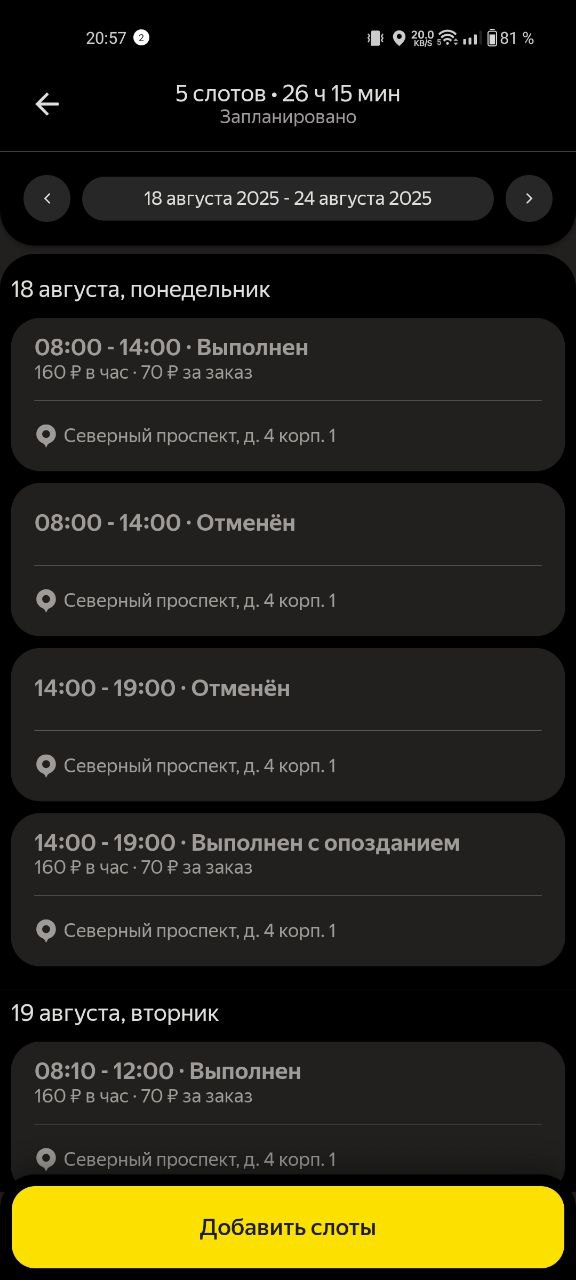
#> input picture 4d215fd6-3b56-44d3-abde-603a906ab546.png, 576 x 1280 px
$ python -i test_ocr.py   (imports and definitions only)
#> lines starting #> are read from the running program, lines starting #| are printed output that depends on the picture
### bot/ocr_module.py
# ocr_module.py
# -*- coding: utf-8 -*-
"""
OCR-модуль для извлечения слотов из скриншотов.
Ensemble-пайплайн (Tesseract + template) + более строгая логика fallback'а.
Сохраняет прежний API и структуру.
"""

import os
import re
import logging
import math
from datetime import date, datetime
from typing import List, Dict, Optional, Tuple, Any
from io import BytesIO

import cv2
import numpy as np
from PIL import Image

# logger
logger = logging.getLogger("lavka.ocr_module")
logger.setLevel(logging.INFO)

# pytesseract init (требует, чтобы путь был задан до импорта, если нужно)
try:
    import pytesseract
    if not getattr(pytesseract.pytesseract, "tesseract_cmd", None):
        pytesseract.pytesseract.tesseract_cmd = r'C:\Program Files\Tesseract-OCR\tesseract.exe'
    _PYTESSERACT_AVAILABLE = True
    logger.info(f"Tesseract initialized at: {pytesseract.pytesseract.tesseract_cmd}")
except Exception as e:
    pytesseract = None
    _PYTESSERACT_AVAILABLE = False
    logger.error(f"Tesseract initialization failed: {e}")

# constants
FIXED_YEAR = 2025
FIXED_MONTH = 10

TIME_RANGE_PATTERNS = [
    re.compile(r"(\d{1,2}):(\d{2})\s*[-–—]\s*(\d{1,2}):(\d{2})"),
    re.compile(r"(\d{1,2})\.(\d{2})\s*[-–—]\s*(\d{1,2})\.(\d{2})"),
    re.compile(r"(\d{2})(\d{2})\s*[-–—]\s*(\d{2})(\d{2})"),
]

# ---------- helpers ----------
# [23 lines left out: function _read_image, not called in this run]

# templates (edge)
def _make_templates(sizes=(28,36,48)):
#> called with sizes = (28, 36, 48)
    tpls = {}
    for size in sizes:
        digit_map = {}
        for d in range(10):
            canvas = np.ones((size, size), dtype=np.uint8) * 255
            font_scale = size / 30.0
            thickness = max(2, int(font_scale))
            ((tw, th), _) = cv2.getTextSize(str(d), cv2.FONT_HERSHEY_SIMPLEX, font_scale, thickness)
            org = ((size - tw)//2, (size + th)//2)
            cv2.putText(canvas, str(d), org, cv2.FONT_HERSHEY_SIMPLEX, font_scale, (0,), thickness, cv2.LINE_AA)
            edge = cv2.Canny(canvas, 50, 150)
            digit_map[d] = edge
        tpls[size] = digit_map
#> in analyze_image_for_slots, img is the input picture: shape (1280, 576, 3); mean B, G, R 23.3, 37.5, 39.8
#| 📐 Размер изображения: 576x1280
    return tpls

_TEMPLATES = _make_templates((28,36,48))

# [354 lines left out: functions _edge_similarity, _classify_digit_patch, _classify_digit_patch_from_gray, _find_yellow_box, _extract_day_ensemble, _merge_rects and 1 more, not called in this run]

# -------------------
# Main parsers
# -------------------
class NewFormatSlotParser:
    """Parser for screenshots with yellow highlight day."""
    def __init__(self, debug: bool = False, allow_fallback: bool = False):
        self.debug = debug
        self.allow_fallback = allow_fallback
        if debug:
            logger.setLevel(logging.DEBUG)

    # [46 lines left out: function process_image, not called in this run]

class MemorySlotParser:
    # [19 lines left out: functions __init__, process_screenshot_from_memory, not called in this run]

    def process_screenshot(self, image_bytes: BytesIO, is_last: bool = False) -> List[Dict]:
        return self.process_screenshot_from_memory(image_bytes, is_last)

    # [22 lines left out: functions process_image, process_image_bytes, get_all_slots, not called in this run]

    def clear(self):
        self.accumulated_slots=[]; self.screenshots_count=0; self.last_error=None

class SlotParser:
    # [28 lines left out: functions __init__, process_all_screenshots, not called in this run]

__all__ = ["SlotParser", "MemorySlotParser", "NewFormatSlotParser"]

### bot/test_ocr.py
# test_ocr_debug_fixed.py
# -*- coding: utf-8 -*-
"""
Исправленная диагностика OCR с корректной обработкой регионов
"""

import os
import sys
import re
import json
from pathlib import Path
from datetime import date
from typing import List, Dict, Optional, Tuple

# Добавляем путь к модулю
sys.path.insert(0, os.path.dirname(os.path.abspath(__file__)))

from ocr_module import NewFormatSlotParser
import cv2
import pytesseract
from PIL import Image
import numpy as np

# Настройка Tesseract для Windows
if os.name == 'nt':
    pytesseract.pytesseract.tesseract_cmd = r"C:\Program Files\Tesseract-OCR\tesseract.exe"

# Константы для даты
FIXED_YEAR = 2025
FIXED_MONTH = 10


# [36 lines left out: function find_time_slots, not called in this run]


def extract_day_simple(img: np.ndarray) -> Optional[int]:
    """Простое извлечение дня из изображения"""
    try:
        # Берем верхнюю часть изображения
        h = img.shape[0]
#> h = 1280
        top_part = img[:h//3, :]
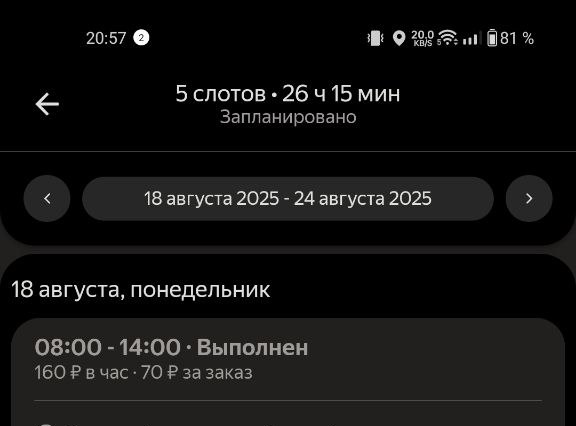
#> top_part: shape (426, 576, 3); mean B, G, R 17.4, 17.9, 18.3

        # Конвертируем в PIL
        pil_img = Image.fromarray(cv2.cvtColor(top_part, cv2.COLOR_BGR2RGB))

        # OCR
        text = pytesseract.image_to_string(pil_img, lang='eng+rus')

        # Ищем числа от 1 до 31
        numbers = re.findall(r'\b(\d{1,2})\b', text)
        for num_str in numbers:
            num = int(num_str)
            if 1 <= num <= 31:
                return num
    except Exception as e:
        print(f"Ошибка извлечения дня: {e}")

    return None


def analyze_image_for_slots(image_path: str) -> List[Dict]:
    """Анализирует изображение и возвращает слоты в JSON формате"""
    print(f"\n{'='*60}")
    print(f"🔍 АНАЛИЗ СЛОТОВ: {os.path.basename(image_path)}")
    print(f"{'='*60}")

    # Читаем изображение
    img = cv2.imread(image_path)
    if img is None:
        print("❌ Не удалось прочитать изображение")
        return []

    print(f"📐 Размер изображения: {img.shape[1]}x{img.shape[0]}")

    # 1. Извлекаем день (упрощенный метод)
    day = extract_day_simple(img)
    if day is None:
        # Пробуем через основной модуль
        try:
            parser = NewFormatSlotParser(debug=False)
            day = parser._ocr_day_fallback_topstrip(img)
        except:
            pass

    if day is None:
        print("⚠️ День не определен, используем день по умолчанию: 1")
        day = 1
    else:
        print(f"✅ Определен день: {day}")

    # Формируем дату
    try:
        slot_date = date(FIXED_YEAR, FIXED_MONTH, day)
        iso_date = slot_date.isoformat()
        print(f"📅 Дата: {iso_date}")
    except:
        print("❌ Ошибка формирования даты")
        return []

    # 2. Ищем временные слоты
    all_slots = []
    seen_slots = set()

    # Способ 1: Простое распознавание всего изображения
    print("\n📝 Распознавание текста...")
    pil_img = Image.fromarray(cv2.cvtColor(img, cv2.COLOR_BGR2RGB))
#> pil_img: PIL image 576x1280 RGB
#> (the run stopped early here; a loop or call above may not have finished)

$ run again, on test_images/1.jpg
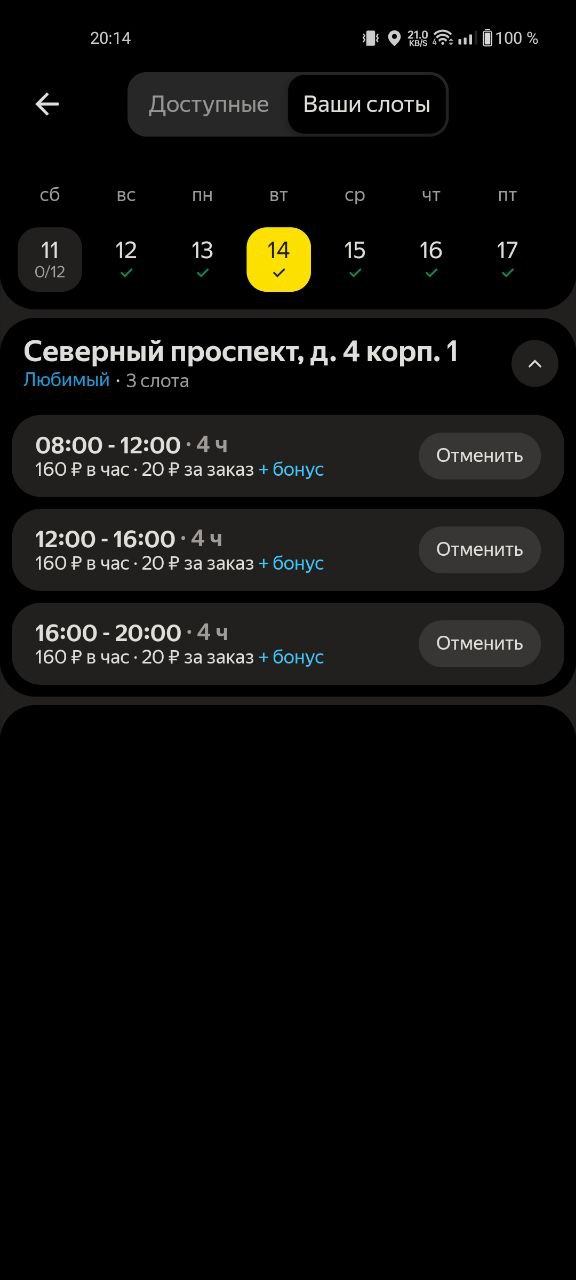
#> input picture test_images/1.jpg, 576 x 1280 px
#> in analyze_image_for_slots, img is the input picture: shape (1280, 576, 3); mean B, G, R 11.5, 12.9, 13.1
#| 📐 Размер изображения: 576x1280
#> in extract_day_simple, `top_part = img[:h//3, :]`:
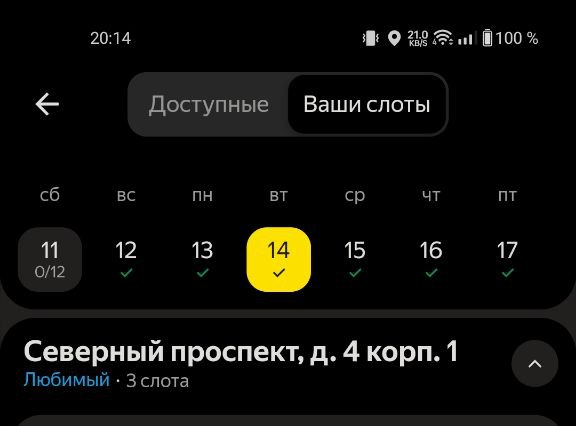
#> top_part: shape (426, 576, 3); mean B, G, R 11, 14.2, 14.5
